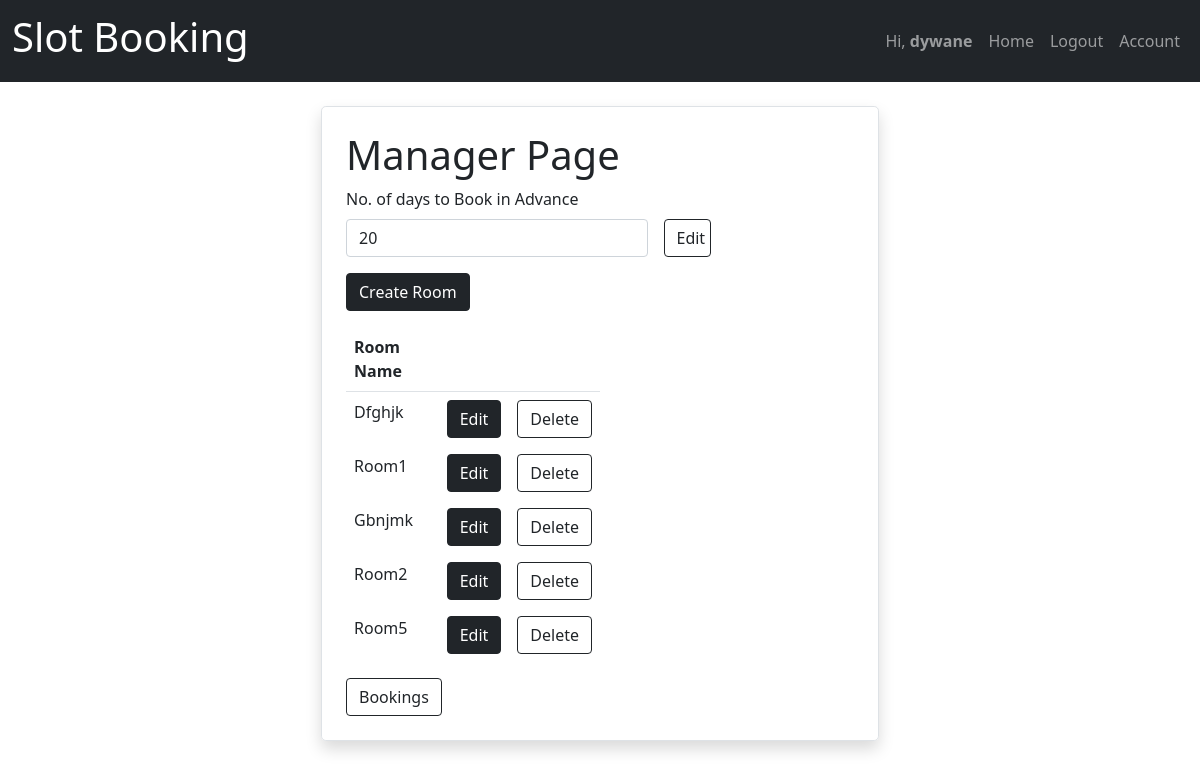
Before: /manager/ (signed in) with the older database file.
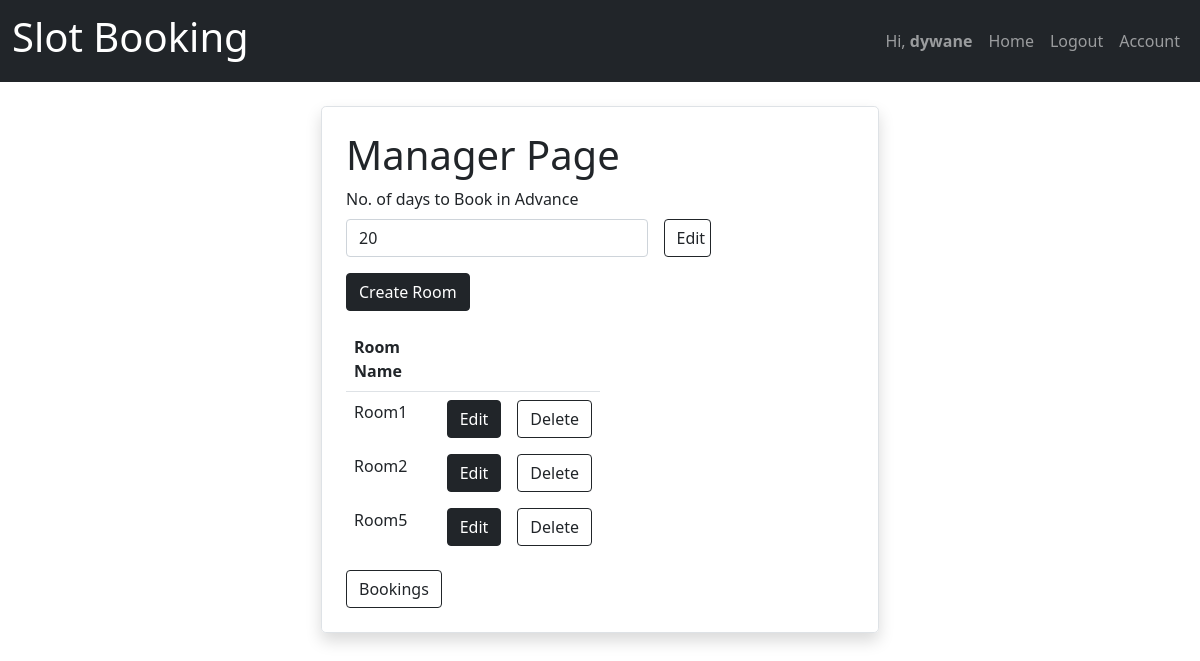
After: the same page with the newer database file.
### manager/models.py (models this page shows, shortened)
class Rooms(models.Model):
    id = models.UUIDField(primary_key=True, default=uuid.uuid4, editable=False)
    room_owner = models.ForeignKey(CustomUser, on_delete=models.CASCADE)
    room_name = models.CharField(max_length=10, null=False)
    class Meta:
        unique_together = ('room_owner', 'room_name')

### manager/decorators.py (the view)
        def wrap(request,*args,**kwargs):
            if request.user.is_manager:
                return view_func(request,*args,**kwargs)
            else:
                raise PermissionDenied

### manager/views.py (called while the page is built)
@login_required
@role_required(allowed=['manager'])
def manager(request):
    rooms = Rooms.objects.filter(room_owner=request.user)
    advancebooking = AdvanceBooking.objects.get(manager_id=request.user)
    context={'rooms':rooms,'adv_days':advancebooking}
    return render(request,'manager/manager.html',context)

### manager/templates/manager/manager.html (shortened to what this page needs)
{% extends 'basic.html' %}
{%block content%}
<div class="container d-flex justify-content-center">
    <div class="w-50 border shadow p-4 rounded-3">
        <h1> Manager Page</h1>
        <div>
            <form method="POST" action="{% url 'advance_days' %}">
                <div>
                    <Label class="form-label">No. of days to Book in Advance </Label>
                    <div class="row gx-3 w-75">
                        <div class="col-10 ">
                            <input class="col form-control" type="text" name="adv_days" value="{{adv_days.no_of_days}}"
                                   required>
                        </div>
                        <div class="col-2">
                            <input class="col form-control btn btn-outline-dark" type="submit" value="Edit">
                        </div>
                    </div>
                </div>
            </form>
            <div>
                <a href="{% url 'create_room'%}" class="btn btn-dark mt-3"> Create Room </a>
            </div>
            {%if rooms %}
            <table class="table w-50 mt-3">
                <thread>
                    <tr>
                        <th>Room Name</th>
                        <th colspan="2" class="text-center"> </th>
                    </tr>
                </thread>
                <tbody class="border-0">
                {% for room in rooms %}
                <tr class="border-0">
                    <td class="border-0">
                        <Label>{{room.room_name}}</Label>
                    </td>
                    <td class="d-flex justify-content-end border-0">
                        <form action="{% url 'time_slot' room.id%}" class="me-3">
                            <input type="submit" class="btn btn-dark" value="Edit"> </input>
                        </form>
                        <form action="{% url 'delete_room' room.pk %}" method="POST">
                            <input type="submit" class="btn btn-outline-dark" value="Delete"> </input>
                        </form>
                    </td>
                    {% endfor %}
                </tr>
                </tbody>
            </table>
            {% endif %}
            <a href="{% url 'bookings' %}">
                <button class="btn btn-outline-dark">Bookings</button>
            </a>
        </div>
    </div>
</div>
{%endblock content%}

Changed rows visible on the page:
removed Rooms: room_name "Dfghjk"
removed Rooms: room_name "Gbnjmk"
